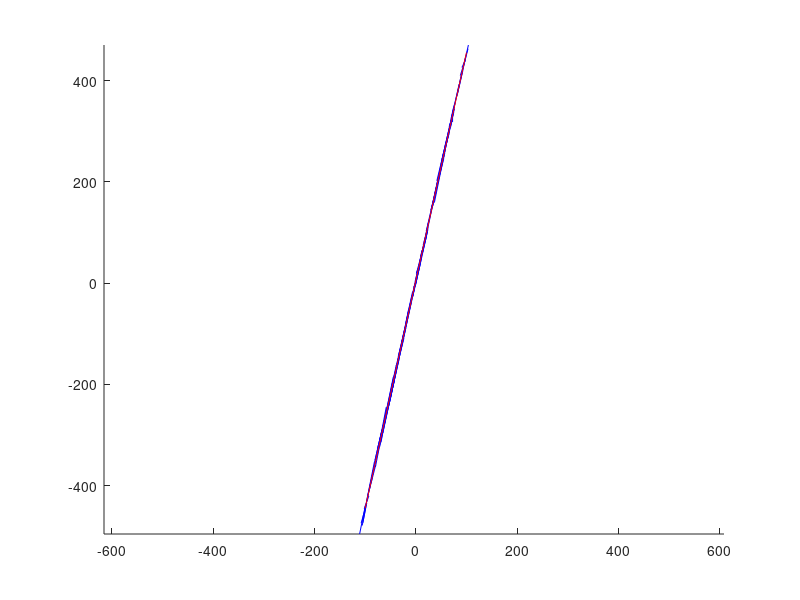

MATLAB code to generate this figure: (Note: this script raises an error after producing the figure.)
% Tests for line segment regression with variable lengths.

%addpath('D:/lib_repo/matlab/rnd/circstat-matlab_github');
%addpath('../../../src/statistical_inference/line_segment_regression');
%addpath('../../../src/topology');

% An infinite line: a * x + b * y + c = 0.
%a = 1;
%b = -1;
%c = 10;
a_range = [-10 ; 10];
b_range = [-10 ; 10];
c_range = [-10 ; 10];
a = a_range(1) + (a_range(2) - a_range(1)) * rand();
b = b_range(1) + (b_range(2) - b_range(1)) * rand();
c = c_range(1) + (c_range(2) - c_range(1)) * rand();

% Sample.
%num_instances = 100;
num_instances = 100;
sigma_x = 20;
sigma_y = 5;
x_range = [-100 ; 100];

% Line segments: (x1, y1) - (x2, y2).
x1 = x_range(1) + (x_range(2) - x_range(1)) .* rand([num_instances, 1]);
%x2 = x_range(1) + (x_range(2) - x_range(1)) .* rand([num_instances, 1]);
x2 = x1 + normrnd(0, sigma_x, [num_instances, 1]);
y1 = (-a / b) * x1 - (c / b) + normrnd(0, sigma_y, [num_instances, 1]);
y2 = (-a / b) * x2 - (c / b) + normrnd(0, sigma_y, [num_instances, 1]);

% Plot.
figure;
axis equal;
for ii = 1:length(x1)
	line([x1(ii) ; x2(ii)], [y1(ii) ; y2(ii)], 'Color', 'blue');
end;
line(x_range, (-a / b) * x_range - (c / b), 'Color', 'red');

% Subsegment.
ref_len = 2;
subsegment = generate_evenly_divided_subsegment([ x1 y1 x2 y2 ], ref_len);
%subsegment = generate_subsegment_randomly([ x1 y1 x2 y2 ], ref_len);
%subsegment = generate_centered_subsegment([ x1 y1 x2 y2 ], ref_len);

% FIXME [check] >> atan2 or atan?
%subsegment_angle = atan2(subsegment(:,4) - subsegment(:,2), subsegment(:,3) - subsegment(:,1));
subsegment_angle = atan((subsegment(:,4) - subsegment(:,2)) ./ (subsegment(:,3) - subsegment(:,1)));

% Optimize.
%options = optimoptions(@fminunc);
options = optimoptions(@fminunc, 'Algorithm', 'quasi-newton');
%options = optimoptions(@fminunc, 'Algorithm', 'trust-region', 'SpecifyObjectiveGradient', true);

% Starting guess.
angle_init_hat = circ_mean(subsegment_angle);
line_init = [tan(angle_init_hat) -1 0];

% NOTICE [decide] >> Decide whether outlier removal is included or not.
%	REF [function] >> line_segment_residual() & line_segment_weighted_residual().
%[line_hat, fval, exitflag, output] = fminunc(@(x) line_segment_residual([ x1 y1 x2 y2 ], line, pi / 2), line_init, options);
%[line_hat, fval, exitflag, output] = fminunc(@(x) line_segment_residual([ x1 y1 x2 y2 ], line, 80 * pi / 180), line_init, options);
weight_fun = inline('scale * cos(x*2) - scale + 1', 'x', 'scale');  % 0 < scale <= 0.5.
weight_scale = 0.5 * 0.99;
%[line_hat, fval, exitflag, output] = fminunc(@(line) line_segment_weighted_residual([ x1 y1 x2 y2 ], line, @(x) weight_fun(x, weight_scale), pi / 2), line_init, options);
[line_hat, fval, exitflag, output] = fminunc(@(line) line_segment_weighted_residual([ x1 y1 x2 y2 ], line, @(x) weight_fun(x, weight_scale), 80 * pi / 180), line_init, options);

% Output the result.
line(x_range, (-line_hat(1) / line_hat(2)) * x_range - (line_hat(3) / line_hat(2)), 'Color', 'green');
disp(sprintf('Exit flag: %d', exitflag));

% True line.
[ a b c ] / b
% Estimated line.
line_hat / line_hat(2)
